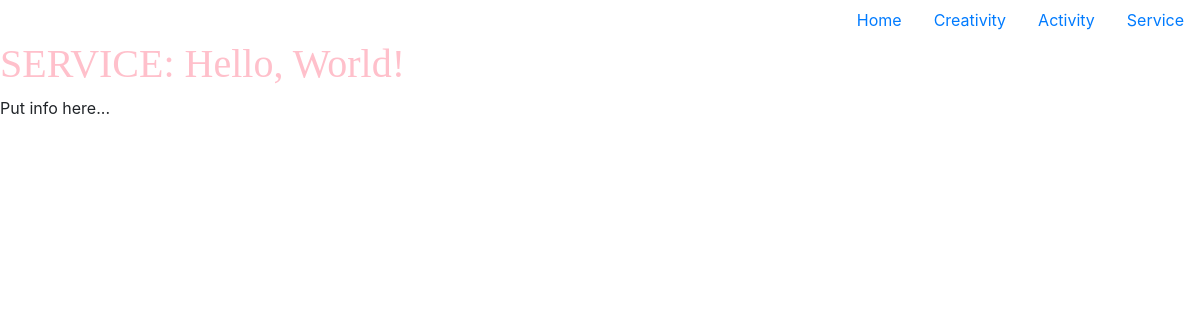
Page /service on the earlier database version.
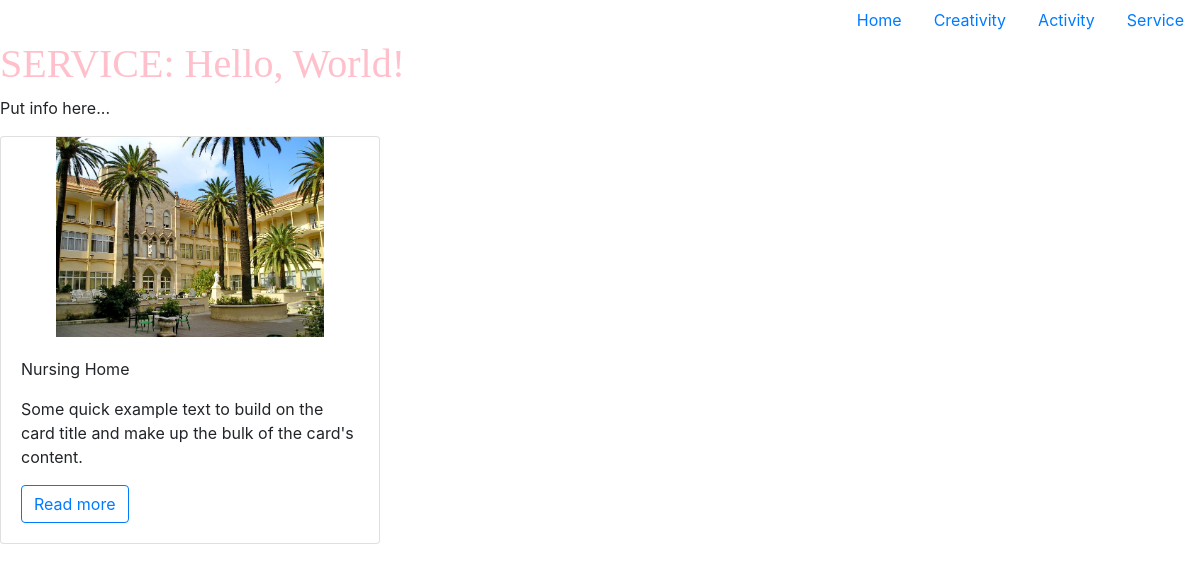
Same page on the later database version.
### tables this page shows
CREATE TABLE "post_categories"(
	"post_id"  Integer NOT NULL,
	"category" Text NOT NULL,
	CONSTRAINT "lnk_posts_post_categories" FOREIGN KEY ( "post_id" ) REFERENCES "posts"( "post_id" )
		ON DELETE Cascade
		ON UPDATE Cascade
 );

CREATE TABLE "posts"(
	"post_id"       Integer NOT NULL PRIMARY KEY AUTOINCREMENT,
	"post_text"     Text NOT NULL,
	"post_img_name" Text NOT NULL,
	"post_title"    Text NOT NULL,
	"post_date"     Date );

### application.py (the view)
@app.route('/service')
def service():
    for_template = lookup_posts_for_template('service')
    return render_template('service.html', posts_info=for_template['posts_info']
                                         , num_of_posts=for_template['num_of_posts']
                                         , num_of_columns=for_template['num_of_columns']
                                         , num_of_placeholders=for_template['num_of_placeholders'])

### application.py (called while the page is built)
def get_db_connection():
    import sqlite3
    conn = sqlite3.connect('database.db')
    conn.row_factory = sqlite3.Row
    conn_c = conn.cursor()
    return conn_c

### templates/service.html
{% extends "layout.html" %}
{% block content %}
  <h1>SERVICE: Hello, World!</h1>
  <div><p>Put info here...</p></div>
{% endblock %}

### templates/layout.html (shortened to what this page needs)
<!doctype html>
<head>
  <link rel="stylesheet" href="https://maxcdn.bootstrapcdn.com/bootstrap/4.0.0-beta.2/css/bootstrap.min.css">
  <link rel="stylesheet" href="{{ url_for('static', filename='css/main.css') }}">
</head>
  <body>
    <ul class="nav justify-content-end">
      <li class="nav-item">
        <a class="nav-link active" href="/">Home</a>
      </li>
      <li class="nav-item">
        <a class="nav-link" href="/creativity">Creativity</a>
      </li>
      <li class="nav-item">
        <a class="nav-link" href="/activity">Activity</a>
      </li>
      <li class="nav-item">
        <a class="nav-link" href="/service">Service</a>
      </li>
    </ul>
    {% block content %}
    {% endblock %}
    {% block grid %}
      {% for post in posts_info %}
        {% set post_num = loop.index - 1 %}
        {% if post_num%num_of_columns == 0 %}
          <div class="row {% if post_num != 0 %}not_first_row{% endif %}">
        {% endif %}
        <div class="col-sm">
          <div class="card">
            <a href="/post/{{post['post_id']}}"><img class="card-img-top" src="static/img/{{post['post_img_name']}}" /></a>
            <div class="card-body">
              <p class="card-text">{{post['post_title']}}</p>
              <p class="card-text">Some quick example text to build on the card title and make up the bulk of the card's content.</p>
              <a href="/post/{{post['post_id']}}" class="btn btn-outline-primary">Read more {{col_num}} {{num_of_columns_this_row}}</a>
            </div>
          </div>
        </div>
      {% endfor %}
      {% if num_of_placeholders > 0 %}
        {% for col_num in range(num_of_placeholders) %}
          <div class="col-sm">
          </div>
        {% endfor %}
      {% endif %}
      </div>
    {% endblock %}
  </body>
</html>

Differences in the rows shown:
added post_categories: post_img_name (picture), post_title "Nursing Home"
